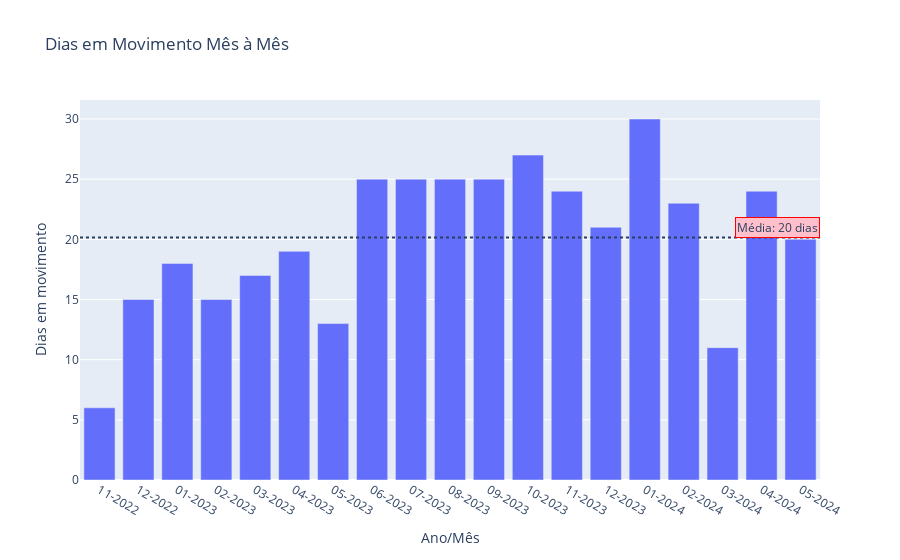

This figure's notebook cell:
### Code cell
# 📅 Quantos dias em movimento mês a mês com a linha de média? ✅
# Preparar os dados
df['ano_mes'] = df['data'].dt.strftime('%m-%Y')

# Agrupar os dados e excluindo as datas duplicadas deixando apenas uma
# Renomeando as colunas
contagem_dias = df.groupby('ano_mes')['data'].nunique().reset_index()
contagem_dias.columns = ['Ano/Mês', 'Dias em movimento']

# Calculando a média
media = contagem_dias['Dias em movimento'].mean()

# Ordenando os dados
contagem_dias['Ano/Mês'] = pd.to_datetime(contagem_dias['Ano/Mês'], format='%m-%Y')
contagem_dias.sort_values(by='Ano/Mês', inplace=True)
contagem_dias['Ano/Mês'] = contagem_dias['Ano/Mês'].dt.strftime('%m-%Y')

# Plotar o gráfico
fig = px.bar(contagem_dias, x='Ano/Mês', y='Dias em movimento', title='Dias em Movimento Mês à Mês')
fig.add_hline(y=media, line_dash="dot", annotation_text="", annotation_position="bottom right")

# Adicionar rótulo de dados na linha da média
fig.add_annotation(
    xref="paper", x=1, y=media,
    text=f"Média: {media:.0f} dias",
    showarrow=False,
    yshift=10,
    bordercolor='red',
    bgcolor='pink')

# Mostrar o gráfico
fig.show()

### Figure 1 — Plotly figure (JSON) as saved in the notebook; plotly's stock layout.template omitted (floating-point values rounded to 4 significant figures)
{"data": [{"alignmentgroup": "True", "hovertemplate": "Ano/Mês=%{x}<br>Dias em movimento=%{y}<extra></extra>", "legendgroup": "", "marker": {"color": "#636efa", "pattern": {"shape": ""}}, "name": "", "offsetgroup": "", "orientation": "v", "showlegend": false, "textposition": "auto", "type": "bar", "x": ["11-2022", "12-2022", "01-2023", "02-2023", "03-2023", "04-2023", "05-2023", "06-2023", "07-2023", "08-2023", "09-2023", "10-2023", "11-2023", "12-2023", "01-2024", "02-2024", "03-2024", "04-2024", "05-2024"], "xaxis": "x", "y": [6, 15, 18, 15, 17, 19, 13, 25, 25, 25, 25, 27, 24, 21, 30, 23, 11, 24, 20], "yaxis": "y"}], "layout": {"annotations": [{"showarrow": false, "text": "", "x": 1, "xanchor": "right", "xref": "x domain", "y": 20.16, "yanchor": "top", "yref": "y"}, {"bgcolor": "pink", "bordercolor": "red", "showarrow": false, "text": "Média: 20 dias", "x": 1, "xref": "paper", "y": 20.16, "yshift": 10}], "barmode": "relative", "legend": {"tracegroupgap": 0}, "shapes": [{"line": {"dash": "dot"}, "type": "line", "x0": 0, "x1": 1, "xref": "x domain", "y0": 20.16, "y1": 20.16, "yref": "y"}], "title": {"text": "Dias em Movimento Mês à Mês"}, "xaxis": {"anchor": "y", "domain": [0, 1], "title": {"text": "Ano/Mês"}}, "yaxis": {"anchor": "x", "domain": [0, 1], "title": {"text": "Dias em movimento"}}}}
